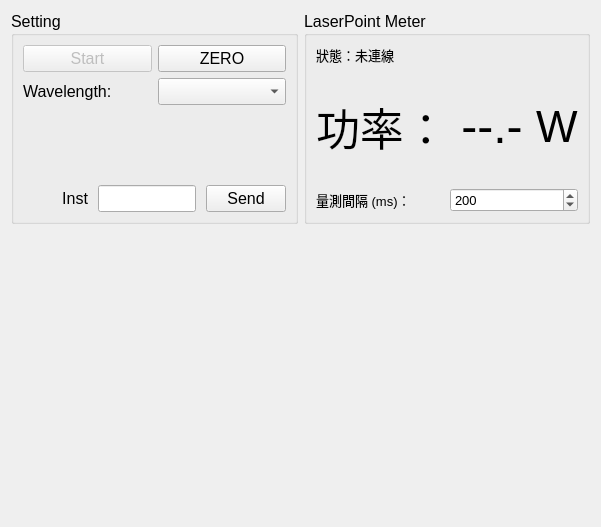
      <widget class="QWidget" name="page_Meter">
       <layout class="QVBoxLayout" name="verticalLayout_20">
        <item>
         <layout class="QHBoxLayout" name="horizontalLayout_35" stretch="5,5">
          <item>
           <widget class="QGroupBox" name="groupBox">
            <property name="font">
             <font>
              <pointsize>12</pointsize>
             </font>
            </property>
            <property name="title">
             <string>Setting</string>
            </property>
            <layout class="QVBoxLayout" name="verticalLayout_3">
             <item>
              <layout class="QHBoxLayout" name="horizontalLayout_5">
               <item>
                <widget class="QPushButton" name="btnMStart_2">
                 <property name="enabled">
                  <bool>false</bool>
                 </property>
                 <property name="text">
                  <string>Start</string>
                 </property>
                </widget>
               </item>
               <item>
                <widget class="QPushButton" name="btnMZero">
                 <property name="text">
                  <string>ZERO</string>
                 </property>
                </widget>
               </item>
              </layout>
             </item>
             <item>
              <layout class="QHBoxLayout" name="horizontalLayout_9">
               <item>
                <widget class="QLabel" name="label">
                 <property name="text">
                  <string>Wavelength:</string>
                 </property>
                </widget>
               </item>
               <item>
                <widget class="QComboBox" name="cbWaveLen"/>
               </item>
              </layout>
             </item>
             <item>
              <spacer name="verticalSpacer_2">
               <property name="orientation">
                <enum>Qt::Orientation::Vertical</enum>
               </property>
               <property name="sizeHint" stdset="0">
                <size>
                 <width>20</width>
                 <height>74</height>
                </size>
               </property>
              </spacer>
             </item>
             <item>
              <layout class="QHBoxLayout" name="horizontalLayout_10" stretch="2,3,2">
               <property name="spacing">
                <number>10</number>
               </property>
               <item>
                <widget class="QLabel" name="label_2">
                 <property name="text">
                  <string>Inst</string>
                 </property>
                 <property name="alignment">
                  <set>Qt::AlignmentFlag::AlignRight|Qt::AlignmentFlag::AlignTrailing|Qt::AlignmentFlag::AlignVCenter</set>
                 </property>
                </widget>
               </item>
               <item>
                <widget class="QLineEdit" name="lineEdit_command">
                 <property name="sizePolicy">
                  <sizepolicy hsizetype="Preferred" vsizetype="Fixed">
                   <horstretch>0</horstretch>
                   <verstretch>0</verstretch>
                  </sizepolicy>
                 </property>
                </widget>
               </item>
               <item>
                <widget class="QPushButton" name="btnMSend">
                 <property name="text">
                  <string>Send</string>
                 </property>
                </widget>
               </item>
              </layout>
             </item>
            </layout>
           </widget>
          </item>
          <item>
           <widget class="QGroupBox" name="centralwidget_3">
            <property name="font">
             <font>
              <pointsize>12</pointsize>
             </font>
            </property>
            <property name="title">
             <string>LaserPoint Meter</string>
            </property>
            <layout class="QVBoxLayout" name="verticalLayout_16">
             <item>
              <widget class="QLabel" name="lblStatusMeter_2">
               <property name="font">
                <font>
                 <pointsize>10</pointsize>
                </font>
               </property>
               <property name="text">
                <string>狀態：未連線</string>
               </property>
              </widget>
             </item>
             <item>
              <layout class="QHBoxLayout" name="frame_PowerCheck_2">
               <property name="spacing">
                <number>10</number>
               </property>
               <item>
                <widget class="QLabel" name="labelPowerTitle_2">
                 <property name="sizePolicy">
                  <sizepolicy hsizetype="Fixed" vsizetype="Fixed">
                   <horstretch>0</horstretch>
                   <verstretch>0</verstretch>
                  </sizepolicy>
                 </property>
                 <property name="font">
                  <font>
                   <pointsize>33</pointsize>
                  </font>
                 </property>
                 <property name="text">
                  <string>功率：</string>
                 </property>
                </widget>
               </item>
               <item>
                <widget class="QLabel" name="lblPower_2">
                 <property name="sizePolicy">
                  <sizepolicy hsizetype="Expanding" vsizetype="Expanding">
                   <horstretch>0</horstretch>
                   <verstretch>0</verstretch>
                  </sizepolicy>
                 </property>
                 <property name="font">
                  <font>
                   <pointsize>36</pointsize>
                   <fontweight>Medium</fontweight>
                  </font>
                 </property>
                 <property name="text">
                  <string>--.-</string>
                 </property>
                 <property name="alignment">
                  <set>Qt::AlignmentFlag::AlignCenter</set>
                 </property>
                </widget>
               </item>
               <item>
                <widget class="QLabel" name="lblUnit_2">
                 <property name="sizePolicy">
                  <sizepolicy hsizetype="Fixed" vsizetype="Preferred">
                   <horstretch>0</horstretch>
                   <verstretch>0</verstretch>
                  </sizepolicy>
                 </property>
                 <property name="font">
                  <font>
                   <pointsize>33</pointsize>
                  </font>
                 </property>
                 <property name="text">
                  <string>W</string>
                 </property>
                </widget>
               </item>
              </layout>
             </item>
             <item>
              <layout class="QHBoxLayout" name="layoutInterval_2">
               <item>
                <widget class="QLabel" name="labelInterval">
                 <property name="font">
                  <font>
                   <pointsize>10</pointsize>
                  </font>
                 </property>
                 <property name="text">
                  <string>量測間隔 (ms)：</string>
                 </property>
                </widget>
               </item>
               <item>
                <widget class="QSpinBox" name="spn_LaserMInterval">
                 <property name="font">
                  <font>
                   <pointsize>10</pointsize>
                  </font>
                 </property>
                 <property name="minimum">
                  <number>50</number>
                 </property>
                 <property name="maximum">
                  <number>10000</number>
                 </property>
                 <property name="singleStep">
                  <number>50</number>
                 </property>
                 <property name="value">
                  <number>200</number>
                 </property>
                </widget>
               </item>
              </layout>
             </item>
            </layout>
           </widget>
          </item>
         </layout>
        </item>
        <item>
         <spacer name="verticalSpacer_9">
          <property name="orientation">
           <enum>Qt::Orientation::Vertical</enum>
          </property>
          <property name="sizeHint" stdset="0">
           <size>
            <width>20</width>
            <height>292</height>
           </size>
          </property>
         </spacer>
        </item>
       </layout>
      </widget>
